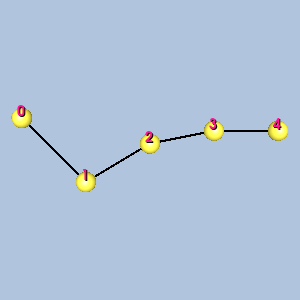

Source code (Python):
#!/usr/bin/env python

# Render a single poly line linear cell with vertex-ordering labels and
# gold sphere glyphs at the vertices.

# Factory overrides: importing these modules registers the OpenGL rendering
# and interaction style implementations for vtkRenderingCore factory classes.
import vtkmodules.vtkInteractionStyle  # noqa: F401
import vtkmodules.vtkRenderingOpenGL2  # noqa: F401
# VTK pipeline classes used in this example
from vtkmodules.vtkCommonCore import vtkPoints
from vtkmodules.vtkCommonDataModel import (
    vtkPolyLine,
    vtkUnstructuredGrid,
)
from vtkmodules.vtkFiltersSources import vtkSphereSource
from vtkmodules.vtkRenderingCore import (
    vtkActor,
    vtkActor2D,
    vtkDataSetMapper,
    vtkGlyph3DMapper,
    vtkProperty,
    vtkRenderWindow,
    vtkRenderWindowInteractor,
    vtkRenderer,
    vtkTextProperty,
)
from vtkmodules.vtkRenderingLabel import vtkLabeledDataMapper

# Colors (normalized RGB)
gold_rgb = (1.0, 0.843, 0.0)
yellow_rgb = (1.0, 1.0, 0.0)
deep_pink_rgb = (1.0, 0.078, 0.576)
background_rgb = (0.690, 0.769, 0.871)

# Cell: Poly Line with 5 points
sf = 2.0
points = vtkPoints()
points.InsertNextPoint(0 / sf, 0.5 / sf, 0)
points.InsertNextPoint(0.5 / sf, 0 / sf, 0)
points.InsertNextPoint(1 / sf, 0.3 / sf, 0)
points.InsertNextPoint(1.5 / sf, 0.4 / sf, 0)
points.InsertNextPoint(2.0 / sf, 0.4 / sf, 0)

cell = vtkPolyLine()
cell.GetPointIds().SetNumberOfIds(5)
for i in range(5):
    cell.GetPointIds().SetId(i, i)

# Unstructured grid
grid = vtkUnstructuredGrid()
grid.SetPoints(points)
grid.InsertNextCell(cell.GetCellType(), cell.GetPointIds())

# Center the cell at the origin
bounds = grid.GetBounds()
pts = grid.GetPoints()
new_pts = vtkPoints()
new_pts.SetNumberOfPoints(pts.GetNumberOfPoints())
for i in range(pts.GetNumberOfPoints()):
    px, py, pz = pts.GetPoint(i)
    new_pts.SetPoint(i, px - (bounds[0] + bounds[1]) / 2.0,
                     py - (bounds[2] + bounds[3]) / 2.0,
                     pz - (bounds[4] + bounds[5]) / 2.0)
grid.SetPoints(new_pts)

# Wireframe property for 1D cells
wireframe_property = vtkProperty()
wireframe_property.SetRepresentationToWireframe()
wireframe_property.SetLineWidth(2)
wireframe_property.SetOpacity(1)
wireframe_property.SetColor(0.0, 0.0, 0.0)

mapper = vtkDataSetMapper()
mapper.SetInputData(grid)
actor = vtkActor()
actor.SetMapper(mapper)
actor.SetProperty(wireframe_property)

# Vertex labels
label_text_property = vtkTextProperty()
label_text_property.BoldOn()
label_text_property.ShadowOn()
label_text_property.SetJustificationToCentered()
label_text_property.SetColor(deep_pink_rgb)
label_text_property.SetFontSize(14)

label_mapper = vtkLabeledDataMapper()
label_mapper.SetInputData(grid)
label_mapper.SetLabelTextProperty(label_text_property)
label_actor = vtkActor2D()
label_actor.SetMapper(label_mapper)

# Vertex glyphs: gold spheres
sphere = vtkSphereSource()
sphere.SetPhiResolution(21)
sphere.SetThetaResolution(21)
sphere.SetRadius(0.04)

glyph_mapper = vtkGlyph3DMapper()
glyph_mapper.SetInputData(grid)
glyph_mapper.SetSourceConnection(sphere.GetOutputPort())
glyph_mapper.ScalingOn()
glyph_mapper.ScalarVisibilityOff()

point_glyph_property = vtkProperty()
point_glyph_property.SetAmbientColor(gold_rgb)
point_glyph_property.SetDiffuseColor(yellow_rgb)
point_glyph_property.SetSpecularColor(1.0, 1.0, 1.0)
point_glyph_property.SetSpecular(0.5)
point_glyph_property.SetDiffuse(0.7)
point_glyph_property.SetAmbient(0.5)
point_glyph_property.SetSpecularPower(20.0)
point_glyph_property.SetOpacity(1.0)

glyph_actor = vtkActor()
glyph_actor.SetMapper(glyph_mapper)
glyph_actor.SetProperty(point_glyph_property)

# Renderer
renderer = vtkRenderer()
renderer.AddActor(actor)
renderer.AddActor(label_actor)
renderer.AddActor(glyph_actor)
renderer.SetBackground(background_rgb)

# Window
render_window = vtkRenderWindow()
render_window.AddRenderer(renderer)
render_window.SetWindowName("linear cell poly line")
render_window.SetMultiSamples(0)
render_window.SetSize(300, 300)

# Interactor
render_window_interactor = vtkRenderWindowInteractor()
render_window_interactor.SetRenderWindow(render_window)

# Scene: configure the camera
renderer.ResetCamera()

render_window_interactor.Initialize()
render_window_interactor.Start()
